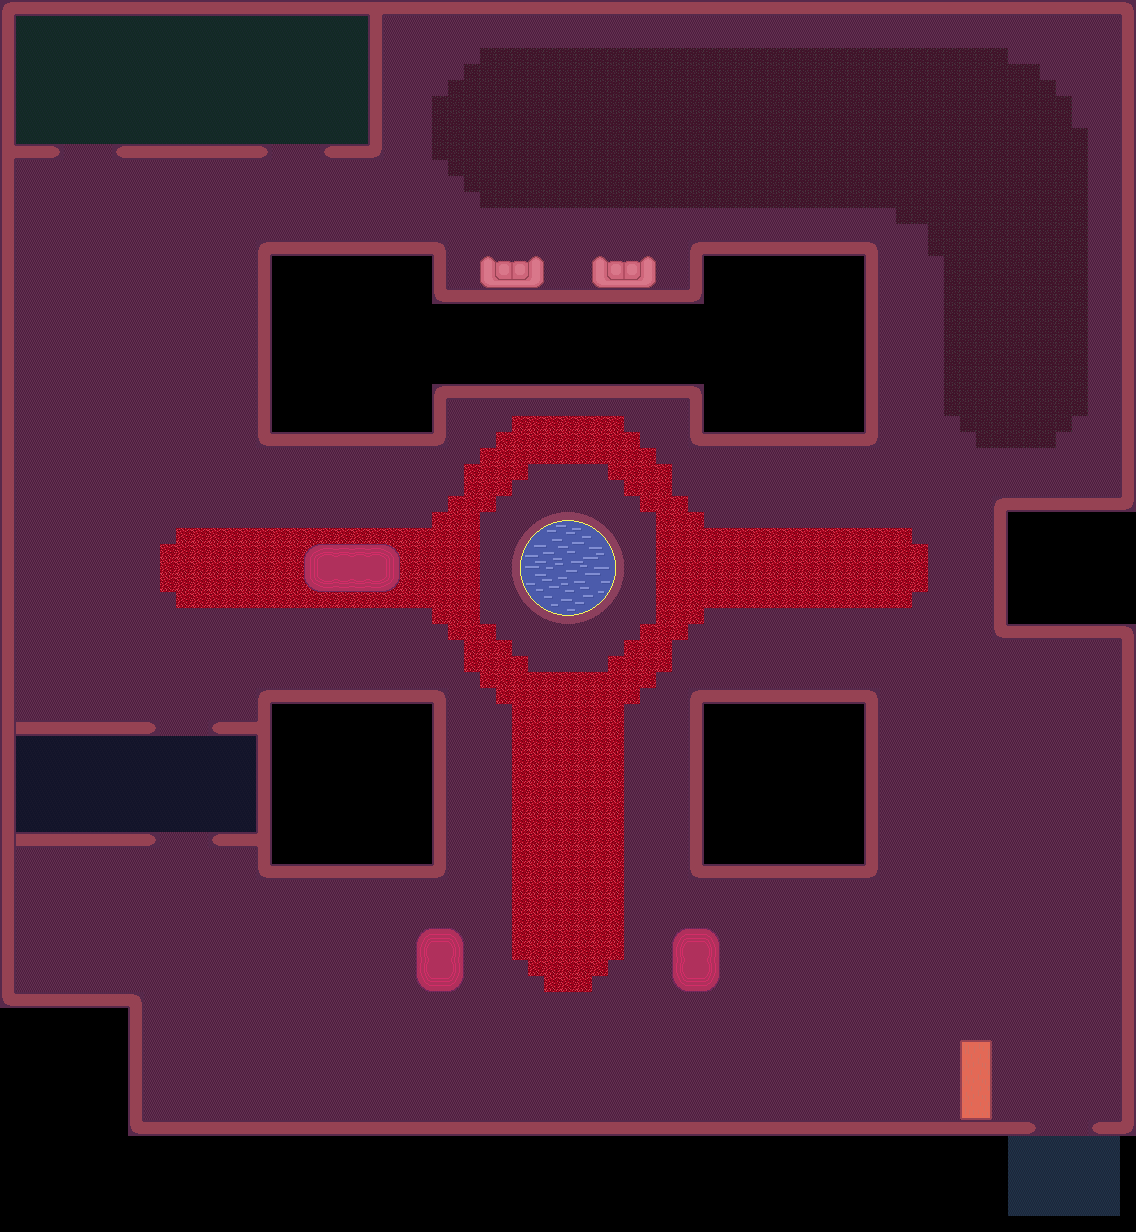

A level layout from a 2D game, rendered from its tile map. Below: a short description, then the map file with tile-grid data replaced by summaries:
An orthogonal 71x77 tile map with 16x16 px tiles, 3 tile layers (floor, low_obstacles, walls), 8 tilesets and 54 objects (33x Waypoint, 12x EnemySpawn, 5x Door, 3x WeaponPickup, PlayerSpawn).

<map version="1.10" tiledversion="1.12.2" orientation="orthogonal" renderorder="right-down" width="71" height="77" tilewidth="16" tileheight="16" infinite="0" nextlayerid="6" nextobjectid="58">
 <properties>
  <property name="goalType" value="kill_all" />
 </properties>
 <tileset firstgid="1" source="tests/wallsTest.tsx" />
 <tileset firstgid="2" source="tests/lowObstacleTest.tsx" />
 <tileset firstgid="3" source="tests/floorTest.tsx" />
 <tileset firstgid="6" source="level_1_low_obstacles.tsx" />
 <tileset firstgid="36" source="walls.tsx" />
 <tileset firstgid="60" source="carpet_floor.tsx" />
 <tileset firstgid="192" source="wooden_floor.tsx" />
 <tileset firstgid="348" source="level_2_low_obstacles.tsx" />
 <layer id="1" name="floor" width="71" height="77">
  <data>[5467 cells, 3909 non-empty, 6 distinct tile ids]</data>
 </layer>
 <objectgroup id="3" name="objects">
  <object id="7" name="PlayerSpawn" type="PlayerSpawn" x="1064" y="1176">
   <point />
  </object>
  <object id="9" name="Femae" type="WeaponPickup" x="624" y="464">
   <properties>
    <property name="weaponId" type="int" value="5" />
   </properties>
   <point />
  </object>
  <object id="10" name="Shotgun" type="WeaponPickup" x="208" y="48">
   <properties>
    <property name="weaponId" type="int" value="3" />
   </properties>
   <point />
  </object>
  <object id="11" name="Uzi" type="WeaponPickup" x="160" y="48">
   <properties>
    <property name="weaponId" type="int" value="4" />
   </properties>
   <point />
  </object>
  <object id="12" name="PassageGuard" type="EnemySpawn" x="104" y="760">
   <properties>
    <property name="enemyType" type="int" value="2" />
    <property name="facingAngle" type="float" value="330" />
    <property name="patrolPath" type="int" value="0" />
    <property name="weaponId" type="int" value="3" />
   </properties>
   <point />
  </object>
  <object id="13" name="TopMainWalker" type="EnemySpawn" x="480" y="128">
   <properties>
    <property name="enemyType" type="int" value="1" />
    <property name="facingAngle" type="float" value="0" />
    <property name="patrolPath" type="int" value="1" />
    <property name="weaponId" type="int" value="1" />
   </properties>
   <point />
  </object>
  <object id="14" name="TopMainDelayWalker" type="EnemySpawn" x="272" y="208">
   <properties>
    <property name="enemyType" type="int" value="1" />
    <property name="facingAngle" type="float" value="0" />
    <property name="patrolPath" type="int" value="1" />
    <property name="weaponId" type="int" value="1" />
   </properties>
   <point />
  </object>
  <object id="15" name="RightMainWalker1" type="EnemySpawn" x="688" y="512">
   <properties>
    <property name="enemyType" type="int" value="1" />
    <property name="facingAngle" type="float" value="0" />
    <property name="patrolPath" type="int" value="2" />
    <property name="weaponId" type="int" value="1" />
   </properties>
   <point />
  </object>
  <object id="17" name="LeftMainArmWalker" type="EnemySpawn" x="128" y="624">
   <properties>
    <property name="enemyType" type="int" value="1" />
    <property name="facingAngle" type="float" value="90" />
    <property name="patrolPath" type="int" value="4" />
    <property name="weaponId" type="int" value="5" />
   </properties>
   <point />
  </object>
  <object id="18" name="BottomMainHorWalker" type="EnemySpawn" x="288" y="1056">
   <properties>
    <property name="enemyType" type="int" value="1" />
    <property name="facingAngle" type="float" value="0" />
    <property name="patrolPath" type="int" value="5" />
    <property name="weaponId" type="int" value="2" />
   </properties>
   <point />
  </object>
  <object id="19" name="BottomMainVerWalker" type="EnemySpawn" x="568" y="688">
   <properties>
    <property name="enemyType" type="int" value="2" />
    <property name="facingAngle" type="float" value="0" />
    <property name="patrolPath" type="int" value="6" />
    <property name="weaponId" type="int" value="1" />
   </properties>
   <point />
  </object>
  <object id="20" name="RestRoundWalker1" type="EnemySpawn" x="48" y="64">
   <properties>
    <property name="enemyType" type="int" value="2" />
    <property name="facingAngle" type="float" value="270" />
    <property name="patrolPath" type="int" value="7" />
    <property name="weaponId" type="int" value="4" />
   </properties>
   <point />
  </object>
  <object id="21" name="RestRoundWalker2" type="EnemySpawn" x="48" y="112">
   <properties>
    <property name="enemyType" type="int" value="2" />
    <property name="facingAngle" type="float" value="270" />
    <property name="patrolPath" type="int" value="8" />
    <property name="weaponId" type="int" value="2" />
   </properties>
   <point />
  </object>
  <object id="22" name="RestRoundWalker3" type="EnemySpawn" x="224" y="112">
   <properties>
    <property name="enemyType" type="int" value="2" />
    <property name="facingAngle" type="float" value="270" />
    <property name="patrolPath" type="int" value="9" />
    <property name="weaponId" type="int" value="4" />
   </properties>
   <point />
  </object>
  <object id="23" name="RestRoundWalker4" type="EnemySpawn" x="176" y="224">
   <properties>
    <property name="enemyType" type="int" value="2" />
    <property name="facingAngle" type="float" value="270" />
    <property name="patrolPath" type="int" value="10" />
    <property name="weaponId" type="int" value="2" />
   </properties>
   <point />
  </object>
  <object id="16" name="RightMainWalker2" type="EnemySpawn" x="896" y="624">
   <properties>
    <property name="enemyType" type="int" value="1" />
    <property name="facingAngle" type="float" value="180" />
    <property name="patrolPath" type="int" value="3" />
    <property name="weaponId" type="int" value="1" />
   </properties>
   <point />
  </object>
  <object id="25" name="TopMain0" type="Waypoint" x="480" y="128">
   <properties>
    <property name="order" type="int" value="0" />
    <property name="pathId" type="int" value="1" />
   </properties>
   <point />
  </object>
  <object id="26" name="TopMain1" type="Waypoint" x="1008" y="128">
   <properties>
    <property name="order" type="int" value="1" />
    <property name="pathId" type="int" value="1" />
   </properties>
   <point />
  </object>
  <object id="27" name="TopMain2" type="Waypoint" x="1008" y="368">
   <properties>
    <property name="order" type="int" value="2" />
    <property name="pathId" type="int" value="1" />
   </properties>
   <point />
  </object>
  <object id="29" name="RightMainTop0" type="Waypoint" x="896" y="512">
   <properties>
    <property name="order" type="int" value="0" />
    <property name="pathId" type="int" value="2" />
   </properties>
   <point />
  </object>
  <object id="31" name="RightMainBottom0" type="Waypoint" x="688" y="624">
   <properties>
    <property name="order" type="int" value="0" />
    <property name="pathId" type="int" value="3" />
   </properties>
   <point />
  </object>
  <object id="35" name="BottomMainHor0" type="Waypoint" x="848" y="1072">
   <properties>
    <property name="order" type="int" value="0" />
    <property name="pathId" type="int" value="5" />
   </properties>
   <point />
  </object>
  </objectgroup>
 <objectgroup id="4" name="doors">
  <!-- 5 objects omitted --></objectgroup>
 <layer id="5" name="low_obstacles" width="71" height="77">
  <data>[5467 cells, 113 non-empty, 77 distinct tile ids]</data>
 </layer>
 <layer id="2" name="walls" width="71" height="77">
  <data>[5467 cells, 561 non-empty, 12 distinct tile ids]</data>
 </layer>
</map>
<!-- 32 of 54 objects omitted -->
